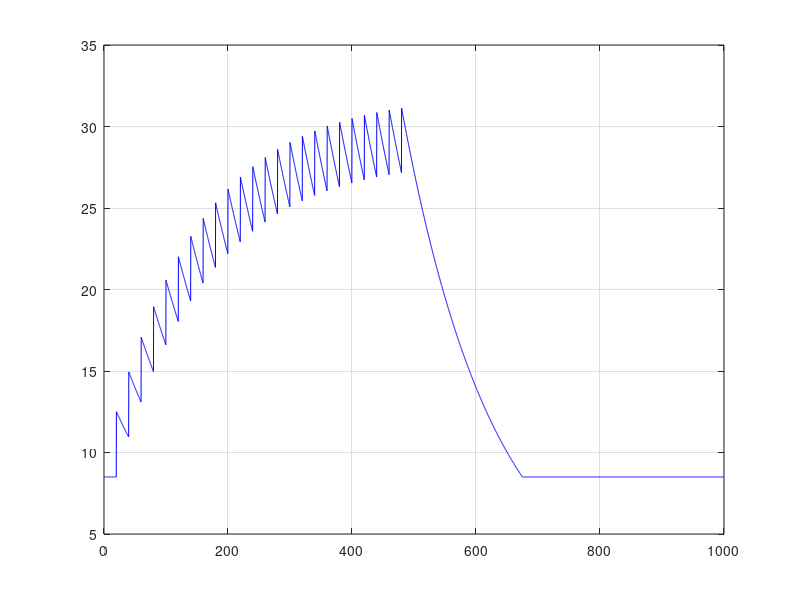

Here is the MATLAB script that generated this plot:
close all; clear all; clc;

g_init=8.5;
g_delta=4;
g_track=zeros(1000/0.25, 1);
t_track=zeros(1000/0.25, 1);
g=g_init;
t_fire=0;
g_fire=0;
tau=150;
iter=0;
for t=0:0.25:1000-0.25
	if (g > g_init)
		g=g_fire*exp(-(t-t_fire)/tau);
	end

	if (g < g_init)
		g = g_init;
	end

	if ((t ~= 0) && (t < 500) && (mod(t, 20) == 0))
		g=g+g_delta;
		g_fire=g;
		t_fire=t;
	end

	iter=iter+1;
	g_track(iter)=g;
	t_track(iter)=t;
end

figure();
plot(t_track, g_track, 'b-');
grid on;
